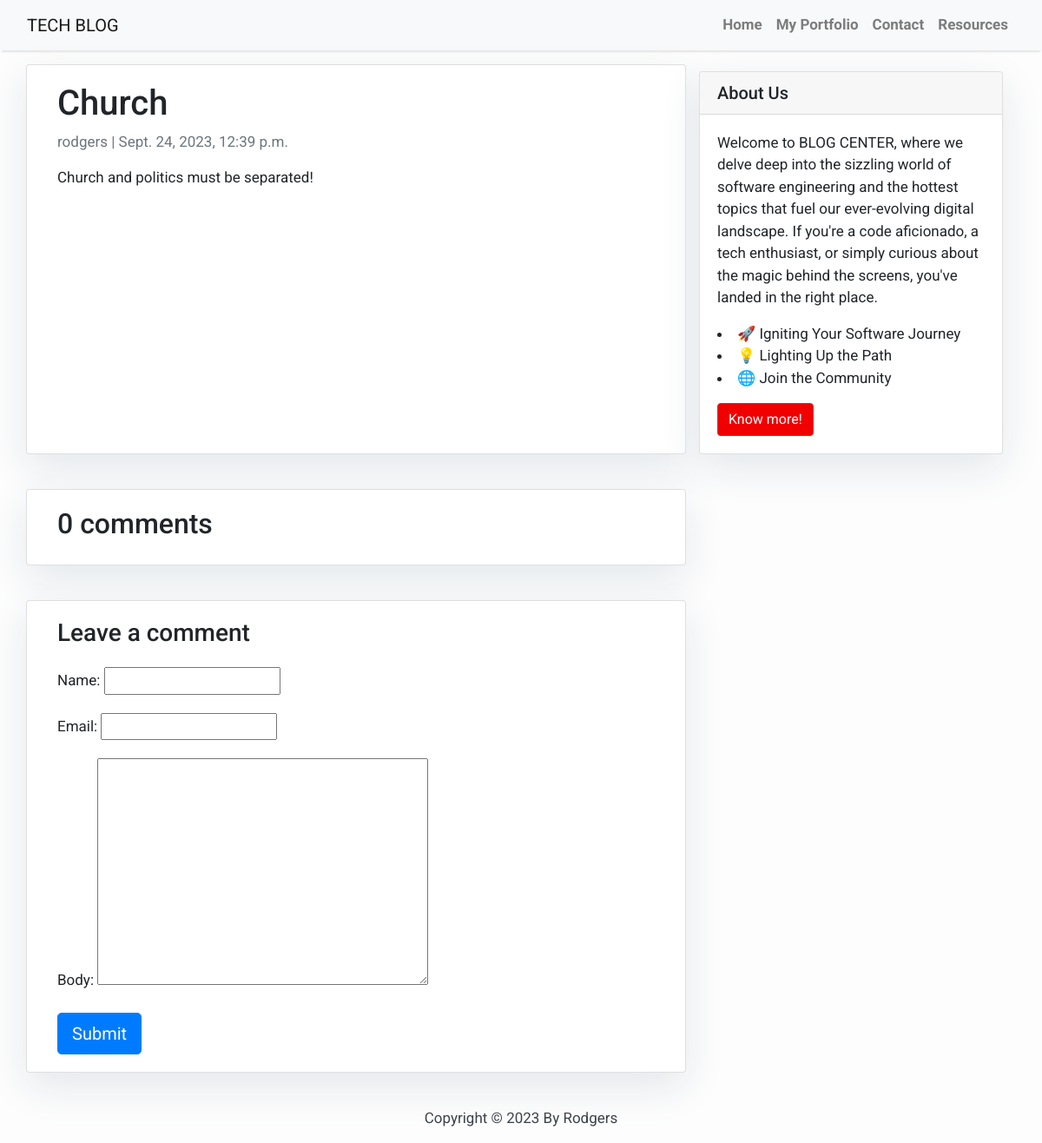
The app's page /church/ with its own data.
### blog/models.py (models this page shows, shortened)
class Post(models.Model):
    title = models.CharField(max_length=200, unique=True)
    slug = models.SlugField(max_length=200, unique=True)
    author = models.ForeignKey(User, on_delete= models.CASCADE,related_name='blog_posts')
    updated_on = models.DateTimeField(auto_now= True)
    content = models.TextField()
    created_on = models.DateTimeField(auto_now_add=True)
    status = models.IntegerField(choices=STATUS, default=0)
    class Meta:
        ordering = ['-created_on']

### blog/views.py (the view)
# urls.py: path("<slug:slug>/", views.post_detail, name="post_detail"),
def post_detail(request, slug):
    template_name = "post_detail.html"
    post = get_object_or_404(Post, slug=slug)
    comments = post.comments.filter(active=True).order_by("-created_on")
    new_comment = None
    if request.method == "POST":
        comment_form = CommentForm(data=request.POST)
        if comment_form.is_valid():
            new_comment = comment_form.save(commit=False)
            new_comment.post = post
            new_comment.save()
    else:
        comment_form = CommentForm()
    return render(
        request,
        template_name,
        {
            "post": post,
            "comments": comments,
            "new_comment": new_comment,
            "comment_form": comment_form,
        },
    )

### blog/forms.py
class CommentForm(forms.ModelForm):
    class Meta:
        model = Comment
        fields = ("name", "email", "body")

### templates/post_detail.html (shortened to what this page needs)
{% extends 'base.html' %}
 {% block content %}<div class="container">
  <div class="row">
    <div class="col-md-8 card mb-4  mt-3 left  top">
     <div class="card-body">
        <h1>{% block title %} {{ post.title }} {% endblock title %}</h1>
       <p class=" text-muted">{{ post.author }} | {{ post.created_on }}</p>
        <p class="card-text ">{{ post.content | safe }}</p>
     </div>    </div>
   {% block sidebar %}
 {% include 'sidebar.html' %}
{% endblock sidebar %}
   <div class="col-md-8 card mb-4  mt-3 ">
      <div class="card-body">
       <h2>{{ comments.count }} comments</h2>
      </div>
   </div>
    <div class="col-md-8 card mb-4  mt-3 ">
      <div class="card-body">
        {% if new_comment %}
        <div class="alert alert-success" role="alert">
          Your comment is awaiting moderation
        </div>
        {% else %}
        <h3>Leave a comment</h3>
        <form method="post" style="margin-top: 1.3em;">
          {{ comment_form.as_p }}
          <button type="submit" class="btn btn-primary  btn-lg">Submit</button>
        </form>
        {% endif %}
      </div>
    </div>
  </div>
</div>
{% endblock content %}

### templates/base.html (style rules this page uses)
body { font-family: "Roboto", sans-serif; font-size: 17px; background-color: #fdfdfd; }

### templates/sidebar.html (style rules this page uses)
.card { box-shadow: 0 16px 48px #E3E7EB; }

### records on screen
Post: title "Church", author "rodgers", created_on "Sept. 24, 2023, 12:39 p.m.", content "Church and politics must be separated!"

### other values on screen
{{ comments.count }} "0"
